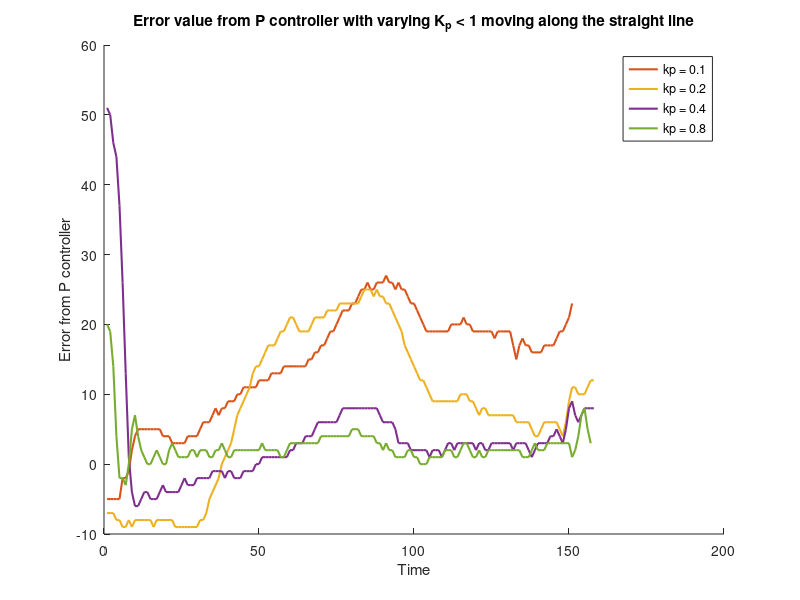
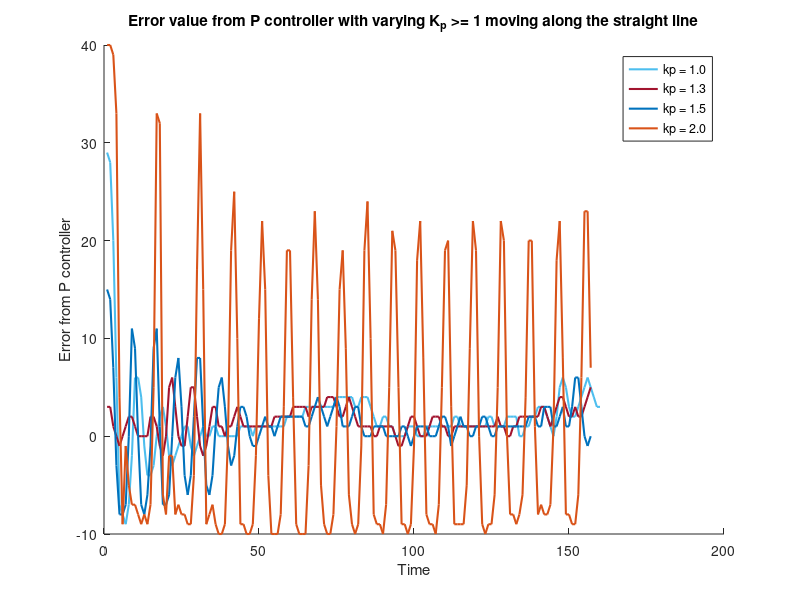

These charts were generated, in order, by the following MATLAB code:
data = {
[7 6 6 6 6 11 15 18 21 23 23 25 27 28 27 27 27 28 28 27 28 28 28 29 29 29 29 29 29 30 30 31 32 33 33 33 34 34 35 36 36 36 37 37 37 38 38 39 39 38 38 39 39 38 38 38 38 38 39 38 38 37 36 38 39 39 39 40 40 41 41 41 41 42 42 42 44 44 44 44 44 44 44 44 44 44 44 44 44 45 45 45 45 45 46 46 46 46 46 46 46 48 49 50 51 51 52 53 53 54 54 54 56 56 57 58 60 60 61 61 61 60 58 60 65 67 66 65 64 63 63 63 63 64 65 66 67 68 69 69 70 70 71 72 73 75 76 76]
[-5 -5 -5 -5 -5 -2 -2 -1 2 4 5 5 5 5 5 5 5 5 4 4 4 3 3 3 3 3 4 4 4 4 5 6 6 6 7 8 7 8 8 9 9 9 10 10 11 11 11 11 11 12 12 12 12 13 13 13 13 14 14 14 14 14 14 14 14 15 15 16 16 17 17 18 19 19 20 21 22 22 22 23 23 24 25 25 26 25 25 26 26 26 27 26 26 25 26 25 25 24 23 23 22 21 20 19 19 19 19 19 19 19 19 20 20 20 20 21 20 20 19 19 19 19 19 19 19 18 19 19 19 19 19 17 15 17 18 17 17 16 16 16 16 17 17 17 17 18 19 19 20 21 23]
[-7 -7 -7 -8 -8 -9 -9 -8 -9 -8 -8 -8 -8 -8 -8 -9 -8 -8 -8 -8 -8 -8 -9 -9 -9 -9 -9 -9 -9 -9 -8 -8 -7 -5 -4 -3 -2 0 1 2 3 5 7 8 9 10 11 13 14 14 15 16 17 17 17 18 19 19 20 21 21 20 19 19 19 19 20 21 21 21 21 22 22 22 22 23 23 23 23 23 23 23 24 25 25 25 24 25 24 24 23 23 22 21 20 19 17 16 15 14 13 12 12 11 10 9 9 9 9 9 9 9 9 9 10 10 10 9 9 8 7 8 8 7 7 7 7 7 7 7 7 7 6 6 6 6 6 5 4 4 5 6 6 6 6 6 5 4 6 9 11 11 10 10 10 11 12 12]
[51 50 46 44 37 26 13 1 -4 -6 -6 -5 -4 -4 -5 -5 -5 -4 -3 -4 -4 -4 -4 -4 -3 -2 -3 -3 -3 -2 -2 -2 -2 -2 -1 -1 -1 -1 -2 -1 -1 -2 -2 -2 -1 -1 -1 -1 0 0 1 1 1 1 1 1 1 1 1 2 2 3 3 3 4 4 4 5 6 6 6 6 6 6 6 7 8 8 8 8 8 8 8 8 8 8 8 8 7 6 6 6 6 5 3 3 3 3 2 2 2 2 2 2 1 2 2 2 1 2 3 3 2 3 3 3 3 3 3 2 3 3 2 2 3 3 3 3 3 3 3 2 3 3 3 3 2 1 2 3 3 3 3 4 4 5 4 3 5 8 9 7 6 7 8 8 8 8]
[20 19 14 4 -2 -2 -3 0 5 7 4 2 1 0 0 1 2 1 0 0 2 3 2 1 1 1 1 2 2 1 2 2 2 1 1 2 2 3 2 1 1 2 2 2 2 2 2 2 2 2 3 2 2 2 2 2 1 1 2 3 3 3 3 3 3 3 3 3 3 4 4 4 4 4 4 4 4 4 4 5 5 5 4 4 4 4 4 3 3 2 3 2 2 1 1 1 1 2 2 1 1 0 0 0 1 1 1 1 1 2 2 2 1 1 2 3 3 2 1 1 2 1 1 2 2 2 2 2 2 2 2 2 2 2 1 1 1 2 3 2 2 2 3 3 3 3 3 3 3 3 1 2 4 7 8 5 3]
[29 28 20 6 -7 -8 -9 -7 -2 6 6 4 -1 -4 -4 -3 0 2 3 1 -2 -3 -2 -1 0 1 1 -1 -2 -1 0 1 0 0 1 1 0 0 0 0 0 0 0 1 1 1 1 0 1 1 1 1 1 1 1 1 1 1 2 2 2 2 2 2 3 3 3 3 3 3 3 3 3 3 4 4 4 4 4 4 3 3 4 4 4 3 2 1 1 2 2 1 1 0 0 0 0 1 1 1 0 0 0 1 1 1 1 1 1 1 1 1 2 2 1 1 1 1 1 1 1 1 1 2 2 1 1 1 1 2 2 2 2 0 0 1 1 2 2 3 3 3 2 1 0 2 5 6 5 3 2 2 3 4 5 6 5 4 3 3]
[3 3 1 0 -1 0 1 2 2 1 0 0 0 0 2 2 1 -1 -2 0 5 6 3 0 -1 -1 2 5 5 2 -1 -2 -1 1 3 3 1 1 0 1 1 2 3 2 1 1 1 1 1 1 1 1 1 1 2 2 2 2 2 2 3 3 3 3 3 2 3 3 3 3 3 4 4 4 3 2 2 3 4 3 2 1 1 1 1 1 0 0 1 1 1 1 1 0 -1 -1 0 1 2 2 1 0 0 0 1 2 2 2 1 1 0 0 1 1 1 1 1 1 1 1 1 1 1 1 1 1 2 1 1 0 0 1 1 2 2 2 2 2 2 2 3 3 2 1 2 3 4 4 3 2 2 3 2 2 3 4 5]
[15 14 7 -3 -8 -8 -7 0 11 9 0 -7 -8 -6 -1 9 11 1 -7 -7 -6 0 6 8 3 -4 -6 -4 2 8 8 1 -5 -6 -4 1 5 6 3 -1 -3 -2 1 3 3 2 0 -1 -1 0 1 2 1 1 0 1 2 2 2 2 2 2 2 2 1 1 2 3 4 3 2 1 2 3 4 3 1 1 1 2 3 3 1 0 0 0 1 1 1 1 0 0 0 0 0 1 1 0 -1 0 1 1 1 1 0 0 0 1 2 2 1 -1 0 1 2 1 1 0 0 1 1 2 2 1 0 0 1 1 1 1 1 1 1 1 1 1 2 2 2 1 1 3 3 3 1 1 2 3 1 1 3 6 6 3 0 -1 0]
[40 40 39 33 4 -9 -1 -5 -7 -7 -8 -9 -8 -9 -7 5 33 32 -6 -8 -2 -2 -8 -7 -8 -8 -9 -9 -4 17 33 15 -9 -8 -7 -9 -10 -10 -9 0 19 25 10 -9 -9 -10 -10 -9 -2 12 22 15 -4 -10 -10 -10 -8 3 19 19 4 -9 -10 -10 -10 -3 14 23 14 -5 -9 -10 -10 -8 1 15 19 9 -6 -9 -10 -9 -1 19 24 10 -8 -9 -9 -10 -7 5 21 19 5 -9 -9 -10 -9 -1 18 22 8 -8 -9 -9 -10 -7 5 19 20 3 -9 -9 -9 -9 -5 9 22 19 0 -9 -10 -9 -9 -6 5 22 20 0 -8 -8 -9 -8 -6 4 20 20 1 -8 -7 -8 -8 -7 1 18 22 8 -8 -8 -9 -9 -6 6 23 23 7]
}



kp_vals=[0, .1, .2, .4, .8, 1, 1.3, 1.5, 2]
[~,n] = size(kp_vals);
figure; hold on;
CM = lines(n);

% plot1 = [1]
plot1 = [2, 3, 4, 5];
[~,m] = size(plot1);
labels = cell(m,1);

for i=1:m
    idx = plot1(i);
    labels{i} = sprintf('kp = %.1f', kp_vals(idx));
    plot(data{idx},'color', CM(idx,:), 'linewidth', 1.5);
end

% plot([170,170], [-10,70], 'k--') % when the robot starts to turn
% plot([0,300], [0,0], 'k-')

title('Error value from P controller with varying K_p < 1 moving along the straight line')
xlabel('Time')
ylabel('Error from P controller')
legend(labels, 'Location', 'northeast')
saveas(figure(1), 'kp_straight1.jpg'); % Saves as a jpg

% =================================================================
%   KP MORE THAN 1
% =================================================================
figure; hold on;

plot1 = [6,7,8,9];
[~,m] = size(plot1);
labels = cell(m,1);

for i=1:m
    idx = plot1(i);
    labels{i} = sprintf('kp = %.1f', kp_vals(idx));
    plot(data{idx},'color', CM(idx,:), 'linewidth', 1.5);
end

% plot([170,170], [-10,70], 'k--') % when the robot starts to turn
% plot([0,300], [0,0], 'k-')

title('Error value from P controller with varying K_p >= 1 moving along the straight line')
xlabel('Time')
ylabel('Error from P controller')
legend(labels, 'Location', 'northeast')
saveas(figure(2), 'kp_straight2.jpg'); % Saves as a jpg
